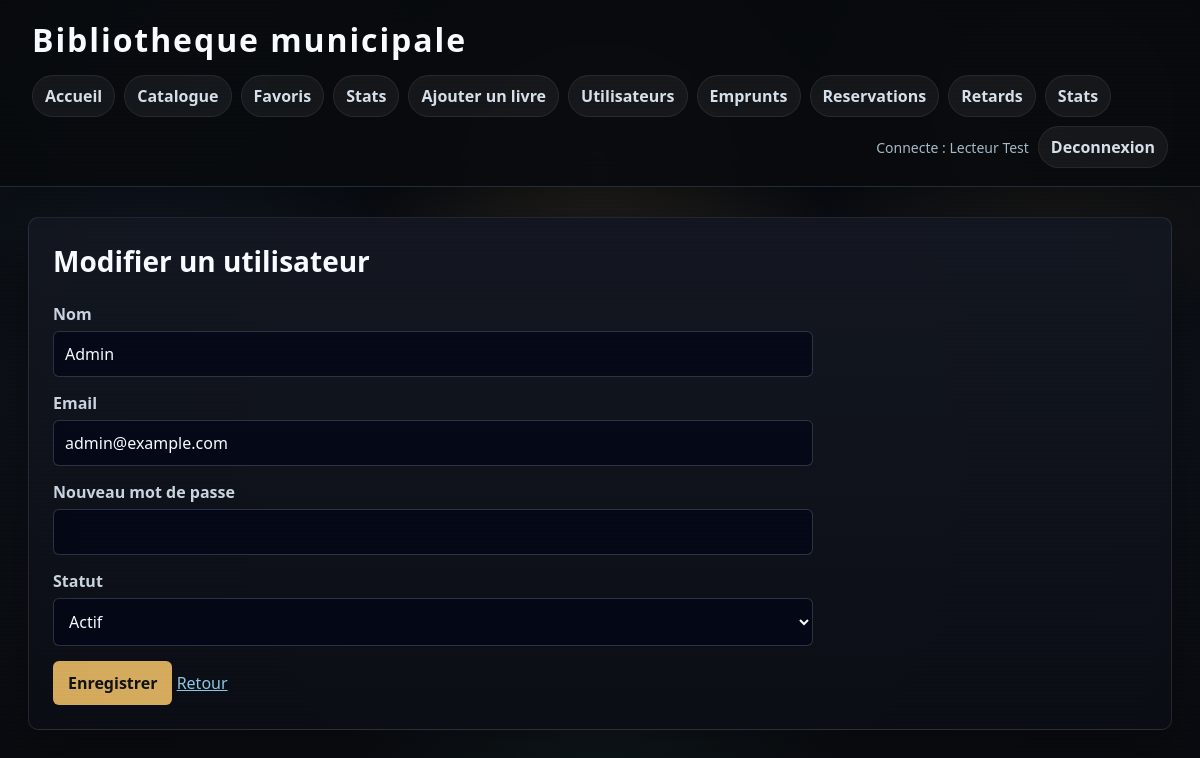
/modifier_utilisateur.php?id=1 (signed in), run on the app's committed database.
### tables this page shows
CREATE TABLE utilisateurs (
    id INT AUTO_INCREMENT PRIMARY KEY,
    nom VARCHAR(100) NOT NULL,
    email VARCHAR(150) NOT NULL UNIQUE,
    mot_de_passe VARCHAR(255) NOT NULL,
    actif TINYINT(1) NOT NULL DEFAULT 1
);

### public/modifier_utilisateur.php (the view, shortened to what this page needs)
<?php
$pdo = connexionBDD();
$id = (int) ($_GET['id'] ?? 0);
$requete = $pdo->prepare("SELECT * FROM utilisateurs WHERE id = :id");
$requete->execute(['id' => $id]);
$utilisateur = $requete->fetch(PDO::FETCH_ASSOC);
    ?>
    <?php
$nom = $utilisateur['nom'];
$email = $utilisateur['email'];
$actif = $utilisateur['actif'];
include __DIR__ . '/../templates/header.php';
?>
<section class="bloc">
    <h2>Modifier un utilisateur</h2>
    <form method="post" class="formulaire">
        <label for="nom">Nom</label>
        <input type="text" id="nom" name="nom" value="<?= htmlspecialchars($nom) ?>">
        <label for="email">Email</label>
        <input type="email" id="email" name="email" value="<?= htmlspecialchars($email) ?>">
        <label for="mot_de_passe">Nouveau mot de passe</label>
        <input type="password" id="mot_de_passe" name="mot_de_passe">
        <label for="actif">Statut</label>
        <select id="actif" name="actif">
            <option value="1" <?= (int) $actif === 1 ? 'selected' : '' ?>>Actif</option>
        </select>
        <button type="submit">Enregistrer</button>
        <a href="utilisateurs.php">Retour</a>
    </form>
</section>
<?php include __DIR__ . '/../templates/footer.php'; ?>

### public/assets/css/style.css (style rules this page uses)
* { box-sizing: border-box; }
html { scroll-behavior: smooth; }
body { margin: 0; font-family: "Segoe UI", Arial, Helvetica, sans-serif; background: radial-gradient(circle at 12% 0%, rgba(116, 192, 252, 0.12), transparent 24%), radial-gradient(circle at 88% 12%, rgba(214, 173, 96, 0.1), transparent 20%), radial-gradient(circle at 50% 100%, rgba(79, 157, 143, 0.08), transparent 26%), linear-gradient(180deg, #07090d 0%, #0d1118 48%, #090b10 100%); color: #d8dee9; --souris-x: 50%; --souris-y: 20%; }
body::before { content: ""; position: fixed; inset: 0; pointer-events: none; background: radial-gradient(circle at var(--souris-x) var(--souris-y), rgba(214, 173, 96, 0.12), transparent 240px); z-index: -1; }
body::after { content: ""; position: fixed; inset: 0; pointer-events: none; background: linear-gradient(rgba(255, 255, 255, 0.035) 50%, rgba(0, 0, 0, 0.09) 50%), radial-gradient(circle at center, transparent 48%, rgba(0, 0, 0, 0.24) 100%); background-size: 100% 4px, 100% 100%; opacity: 0.28; mix-blend-mode: soft-light; z-index: 90; animation: crtFlicker 2.8s infinite; }
.bloc { background: linear-gradient(180deg, rgba(20, 24, 33, 0.98), rgba(11, 14, 20, 0.98)), #141821; padding: 24px; border: 1px solid rgba(216, 222, 233, 0.12); border-radius: 10px; box-shadow: 0 20px 50px rgba(0, 0, 0, 0.25); }
h2 { margin-top: 0; color: #f8fbff; font-size: 28px; }
a { color: #8ecae6; }
input, select, textarea, button { font: inherit; }
label { display: block; margin-bottom: 6px; font-weight: bold; color: #cbd5e1; }
input, select, textarea { width: 100%; padding: 11px; margin: 0 0 15px 0; border: 1px solid rgba(148, 163, 184, 0.28); border-radius: 6px; background: rgba(2, 6, 23, 0.75); color: #f8fbff; }
button, .bouton { display: inline-block; background: #d6ad60; color: #111318; border: 0; border-radius: 6px; padding: 11px 15px; text-decoration: none; cursor: pointer; font-weight: bold; transition: transform 0.18s ease, filter 0.18s ease, box-shadow 0.18s ease; }
.revele { opacity: 0; transform: translateY(14px); transition: opacity 0.45s ease, transform 0.45s ease; }
.revele.visible { opacity: 1; transform: translateY(0); }
.formulaire { max-width: 760px; }

### data on the page
utilisateurs: nom "Admin", email "admin@example.com", actif "Actif"

### other printed values
nomUtilisateur() "Lecteur Test"
